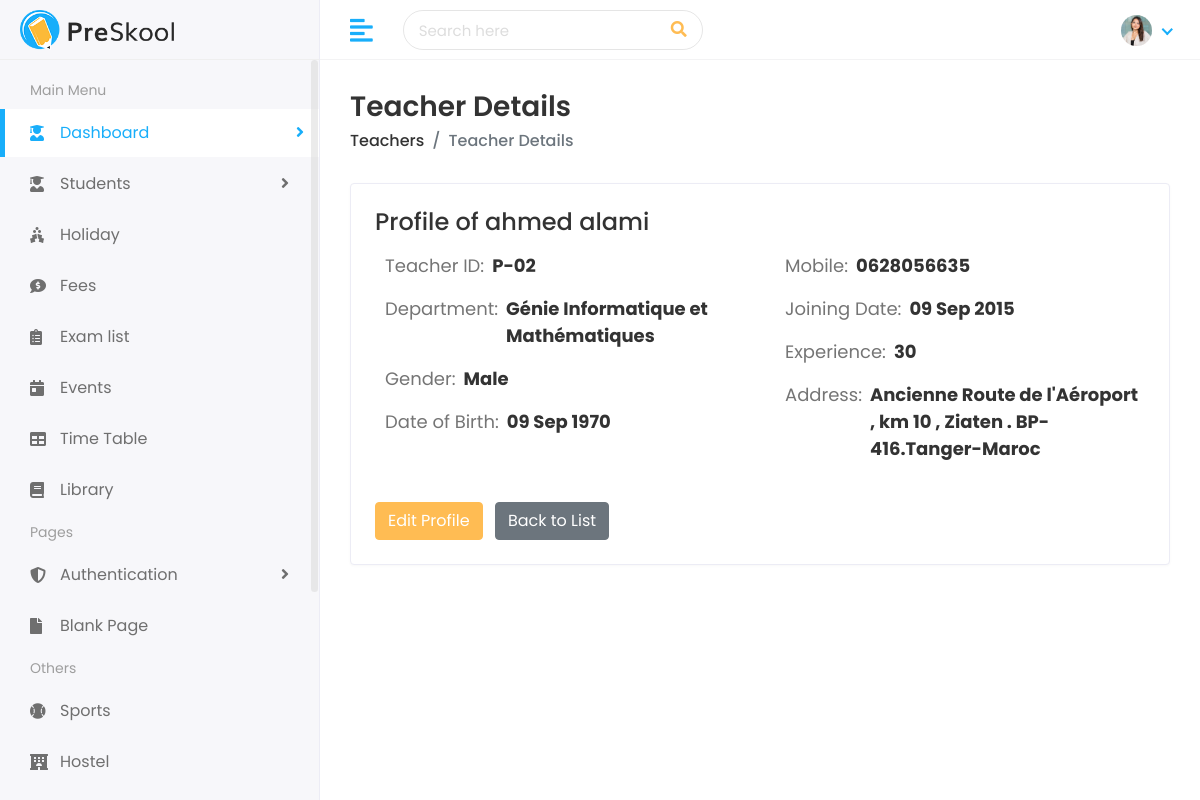
The page /teacher/view/2/ on the database its author committed.
### teacher/models.py (models this page shows, shortened)
class Teacher(models.Model):
    teacher_id = models.CharField(max_length=50, unique=True)
    first_name = models.CharField(max_length=100)
    last_name = models.CharField(max_length=100)
    gender = models.CharField(max_length=20)
    date_of_birth = models.DateField()
    mobile_number = models.CharField(max_length=20)
    joining_date = models.DateField()
    experience = models.CharField(max_length=50)
    address = models.TextField()
    department = models.ForeignKey(Department, on_delete=models.CASCADE)

### department/models.py (models this page shows, shortened)
class Department(models.Model):
    department_id = models.CharField(max_length=50, unique=True)
    department_name = models.CharField(max_length=100)
    head_of_department = models.CharField(max_length=100)
    start_date = models.DateField()
    no_of_students = models.IntegerField(default=0)

### teacher/views.py (the view)
# urls.py: path('view/<int:id>/', views.view_teacher, name='view_teacher'),
def view_teacher(request, id):
    teacher = Teacher.objects.get(id=id)
    return render(request, 'teacher/teacher-details.html', {'teacher': teacher})

### templates/teacher/teacher-details.html
{% extends 'Home/base.html' %}
{% load static %}
{% block body %}
<div class="page-wrapper">
    <div class="content container-fluid">
        <div class="page-header">
            <div class="row">
                <div class="col-sm-12">
                    <h3 class="page-title">Teacher Details</h3>
                    <ul class="breadcrumb">
                        <li class="breadcrumb-item"><a href="{% url 'teacher_list' %}">Teachers</a></li>
                        <li class="breadcrumb-item active">Teacher Details</li>
                    </ul>
                </div>
            </div>
        </div>
        <div class="card">
            <div class="card-body">
                <div class="row">
                    <div class="col-md-12">
                        <div class="about-info">
                            <h4>Profile of {{ teacher.first_name }} {{ teacher.last_name }}</h4>
                            <div class="media mt-3">
                                <div class="media-body">
                                    <div class="row">
                                        <div class="col-md-6">
                                            <ul class="list-unstyled">
                                                <li class="mb-3">
                                                    <span class="text-muted">Teacher ID: </span>
                                                    <span class="font-weight-bold ml-2">{{ teacher.teacher_id }}</span>
                                                </li>
                                                <li class="mb-3">
                                                    <span class="text-muted">Department: </span>
                                                    <span class="font-weight-bold ml-2">{{ teacher.department.department_name }}</span>
                                                </li>
                                                <li class="mb-3">
                                                    <span class="text-muted">Gender: </span>
                                                    <span class="font-weight-bold ml-2">{{ teacher.gender }}</span>
                                                </li>
                                                <li class="mb-3">
                                                    <span class="text-muted">Date of Birth: </span>
                                                    <span class="font-weight-bold ml-2">{{ teacher.date_of_birth|date:"d M Y" }}</span>
                                                </li>
                                            </ul>
                                        </div>
                                        <div class="col-md-6">
                                            <ul class="list-unstyled">
                                                <li class="mb-3">
                                                    <span class="text-muted">Mobile: </span>
                                                    <span class="font-weight-bold ml-2">{{ teacher.mobile_number }}</span>
                                                </li>
                                                <li class="mb-3">
                                                    <span class="text-muted">Joining Date: </span>
                                                    <span class="font-weight-bold ml-2">{{ teacher.joining_date|date:"d M Y" }}</span>
                                                </li>
                                                <li class="mb-3">
                                                    <span class="text-muted">Experience: </span>
                                                    <span class="font-weight-bold ml-2">{{ teacher.experience }}</span>
                                                </li>
                                                <li class="mb-3">
                                                    <span class="text-muted">Address: </span>
                                                    <span class="font-weight-bold ml-2">{{ teacher.address }}</span>
                                                </li>
                                            </ul>
                                        </div>
                                    </div>
                                    <div class="row mt-4">
                                        <div class="col-12">
                                            <a href="{% url 'edit_teacher' teacher.id %}" class="btn btn-primary">Edit Profile</a>
                                            <a href="{% url 'teacher_list' %}" class="btn btn-secondary ml-2">Back to List</a>
                                        </div>
                                    </div>
                                </div>
                            </div>
                        </div>
                    </div>
                </div>
            </div>
        </div>
    </div>
</div>
{% endblock %}

### static/assets/css/style.css (style rules this page uses)
html { height: 100%; }
body { background-color: #fff; color: #333; font-family: 'Poppins', sans-serif; font-size: 1rem; height: 100%; line-height: 1.5; overflow-x: hidden; }
h1, h2, h3, h4, h5, h6 { font-family: 'Poppins', sans-serif; margin-top: 0; }
ul, ol { padding: 0px; list-style: none; }
.text-muted { color: #757575 !important; }
.btn-primary { background-color: #FFBC53; border: 1px solid #FFBC53; }
.card { border: 1px solid #ececf5; box-shadow: 0 1px 3px 0 rgba(0, 0, 0, 0.03); margin-bottom: 1.875rem; }
.card-body { padding: 1.5rem; }
.page-wrapper { margin-left: 320px; padding-top: 60px; position: relative; transition: all 0.4s ease; }
.page-wrapper > .content { padding: 1.875rem 1.875rem 0; }
.page-header { margin-bottom: 1.875rem; }
.page-header .breadcrumb { background-color: transparent; color: #6c757d; font-size: 1rem; font-weight: 500; margin-bottom: 0; padding: 0; }
.page-header .breadcrumb a { color: #333; }
.page-title { font-size: 28px; font-weight: 600; color: #333; margin-bottom: 5px; }
.about-info ul li { font-size: 18px; margin: 0px 0px 15px 10px; display: flex; }

### rows shown on the page
Teacher: first_name "ahmed", last_name "alami", teacher_id "P-02", department.department_name "Génie Informatique et Mathématiques", gender "Male", date_of_birth "09 Sep 1970", mobile_number "0628056635", joining_date "09 Sep 2015", experience "30", address "Ancienne Route de l'Aéroport , km 10 , Ziaten . BP-416.Tanger-Maroc"
